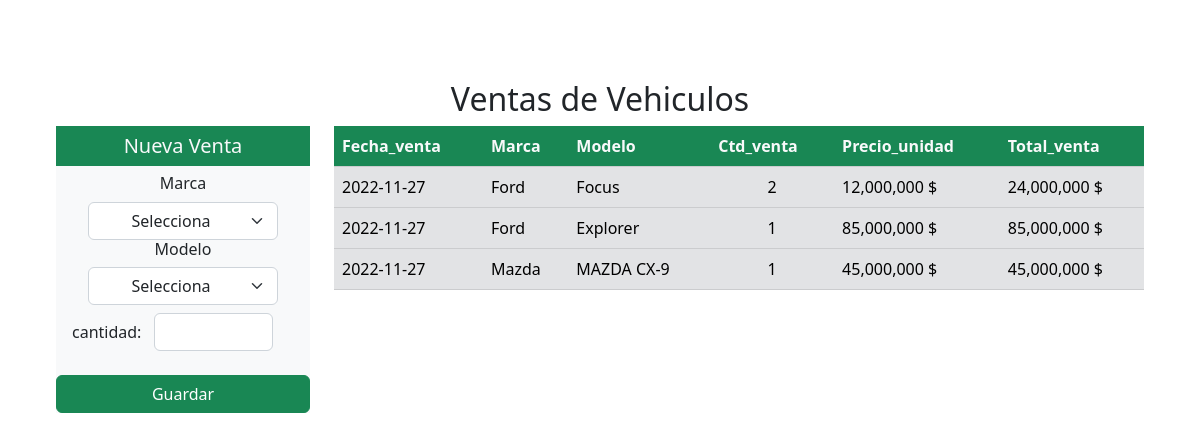
The page / on the database its author committed.
### tables this page shows
CREATE TABLE `marca` (
  `id_marca` int(11) NOT NULL,
  `nombre_marca` varchar(50) NOT NULL
);

CREATE TABLE `ventas` (
  `id_ventas` int(11) NOT NULL,
  `Cantidad_venta` int(11) NOT NULL,
  `Total_venta` int(11) NOT NULL,
  `fk_modelo` int(11) NOT NULL,
  `Fecha_venta` date NOT NULL
);

CREATE TABLE `modelo` (
  `id_modelo` int(11) NOT NULL,
  `nombre_modelo` varchar(50) NOT NULL,
  `Stock_modelo` int(11) NOT NULL,
  `precio_unidad` int(11) NOT NULL,
  `fk_marca` int(11) NOT NULL
);

### index.php (the view, shortened to what this page needs)
<?php
   include 'conexion.php';
?>
<!DOCTYPE html>
<html lang="en">
<head>
   <link href="https://cdn.jsdelivr.net/npm/bootstrap@5.2.3/dist/css/bootstrap.min.css" rel="stylesheet">
</head>
<body>
   <br>
   <div class="m-auto p-5">
      <div class="row p-2">
         <h2 class="text-center"> Ventas de Vehiculos </h2>
         <div class="col-md-3 mb-3">
            <form action="index.php" method="post" class="w-100">
            <div class="" >
               <div class="form-group bg-light d-flex flex-column w-100">
                  <h5 class="bg-success p-2 text-light text-center"> Nueva Venta </h5>
                  <label for="marca" class="mb-2 text-center h6">Marca</label>
                     <select name="marca" id="marca" class="m-auto form-select  w-75 text-center">
                        <option value="">Selecciona</option>
                  </select>
                  <label for="modelo" class="mb-2 text-center h6">Modelo</label>
                  <select name="modelo" id="modelo" class="form-select w-75 m-auto text-center">
                     <option value="" id="option-sms"></option>
                  </select>
                  <label for="cantidad" class="ms-3 h6">
                     cantidad:
                     <input type="number" min="0" name="cantidad" class="ms-2 mt-2 form-control mb-3 w-50  d-inline" >
                  </label>
                  <input type="submit" name="guardar" value="Guardar" class="btn btn-success btn-block">
               </div>
            </div>
            </form>
         </div>
            <div class="col-md-9">
               <table class="table table-secondary ">
                  <thead>
                     <tr>
                        <th class="col bg-success text-light">Fecha_venta</th>
                        <th class="col bg-success text-light">Marca</th>
                        <th class="col bg-success text-light">Modelo</th>
                        <th class="col bg-success text-light ">Ctd_venta</th>
                        <th class="col bg-success text-light">Precio_unidad</th>
                        <th class="col bg-success text-light">Total_venta</th>
                     </tr>
                  </thead>
                  <tbody>
                  <?php
                     $sql = $connection -> query("SELECT * from marca
                     INNER JOIN modelo ON marca.id_marca = modelo.fk_marca
                     INNER JOIN ventas ON ventas.fk_modelo = modelo.id_modelo");
                     while($result = $sql  -> fetch_assoc()){
                     $cantidad = $result['Cantidad_venta'];
                     $precioUn = $result['precio_unidad'];
                     $totalVenta = $cantidad * $precioUn;
                     ?>
                     <tr>
                        <td><?php echo $result["Fecha_venta"];?></td>
                        <td><?php echo $result["nombre_marca"];?></td>
                        <td><?php echo $result["nombre_modelo"];?></td>
                        <td class="text-center"><?php echo $cantidad;?></td>
                        <td><?php echo $precioUn = number_format($precioUn) . ' $';?></td>
                        <td><?php echo $totalVenta = number_format($totalVenta) . ' $'?></td>
                     </tr>
                  <?php } ?>
                  </tbody>
               </table>
            </div>
      </div>
   </div>
</body>
</html>

### rows shown on the page
marca: ventas.Fecha_venta "2022-11-27", nombre_marca "Ford", modelo.nombre_modelo "Focus", ventas.Cantidad_venta "2", modelo.precio_unidad "12,000,000 $", ventas.Cantidad_venta "24,000,000 $", modelo.nombre_modelo "Explorer", ventas.Cantidad_venta "1", modelo.precio_unidad "85,000,000 $", ventas.Cantidad_venta "85,000,000 $"
marca: ventas.Fecha_venta "2022-11-27", nombre_marca "Mazda", modelo.nombre_modelo "MAZDA CX-9", ventas.Cantidad_venta "1", modelo.precio_unidad "45,000,000 $", ventas.Cantidad_venta "45,000,000 $"
